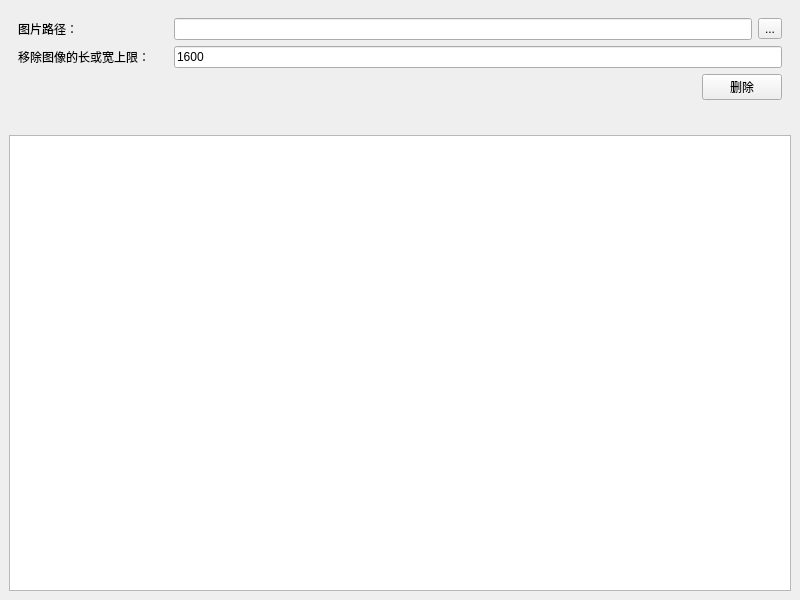
<?xml version="1.0" encoding="UTF-8"?>
<ui version="4.0">
 <class>ImageFileRemoveWindow</class>
 <widget class="QMainWindow" name="ImageFileRemoveWindow">
  <property name="geometry">
   <rect>
    <x>0</x>
    <y>0</y>
    <width>800</width>
    <height>600</height>
   </rect>
  </property>
  <property name="windowTitle">
   <string>按条件删除图像</string>
  </property>
  <widget class="QWidget" name="centralwidget">
   <layout class="QVBoxLayout" name="verticalLayout_2">
    <item>
     <widget class="QWidget" name="wgtTop" native="true">
      <property name="maximumSize">
       <size>
        <width>16777215</width>
        <height>120</height>
       </size>
      </property>
      <layout class="QVBoxLayout" name="verticalLayout">
       <item>
        <layout class="QHBoxLayout" name="horizontalLayout">
         <item>
          <widget class="QLabel" name="label">
           <property name="minimumSize">
            <size>
             <width>150</width>
             <height>0</height>
            </size>
           </property>
           <property name="maximumSize">
            <size>
             <width>100</width>
             <height>16777215</height>
            </size>
           </property>
           <property name="text">
            <string>图片路径：</string>
           </property>
          </widget>
         </item>
         <item>
          <widget class="QLineEdit" name="edtPath"/>
         </item>
         <item>
          <widget class="QToolButton" name="btnOpen">
           <property name="text">
            <string>...</string>
           </property>
          </widget>
         </item>
        </layout>
       </item>
       <item>
        <layout class="QHBoxLayout" name="horizontalLayout_2">
         <property name="rightMargin">
          <number>0</number>
         </property>
         <item>
          <widget class="QLabel" name="label_2">
           <property name="minimumSize">
            <size>
             <width>150</width>
             <height>0</height>
            </size>
           </property>
           <property name="maximumSize">
            <size>
             <width>100</width>
             <height>16777215</height>
            </size>
           </property>
           <property name="text">
            <string>移除图像的长或宽上限：</string>
           </property>
          </widget>
         </item>
         <item>
          <widget class="QLineEdit" name="edtMax">
           <property name="text">
            <string>1600</string>
           </property>
          </widget>
         </item>
        </layout>
       </item>
       <item>
        <layout class="QHBoxLayout" name="horizontalLayout_3">
         <item>
          <spacer name="horizontalSpacer">
           <property name="orientation">
            <enum>Qt::Horizontal</enum>
           </property>
           <property name="sizeHint" stdset="0">
            <size>
             <width>40</width>
             <height>20</height>
            </size>
           </property>
          </spacer>
         </item>
         <item>
          <widget class="QPushButton" name="btnRemove">
           <property name="text">
            <string>删除</string>
           </property>
          </widget>
         </item>
        </layout>
       </item>
       <item>
        <spacer name="verticalSpacer">
         <property name="orientation">
          <enum>Qt::Vertical</enum>
         </property>
         <property name="sizeHint" stdset="0">
          <size>
           <width>20</width>
           <height>11</height>
          </size>
         </property>
        </spacer>
       </item>
      </layout>
     </widget>
    </item>
    <item>
     <widget class="QPlainTextEdit" name="edtLog"/>
    </item>
   </layout>
  </widget>
 </widget>
 <resources/>
 <connections/>
</ui>
